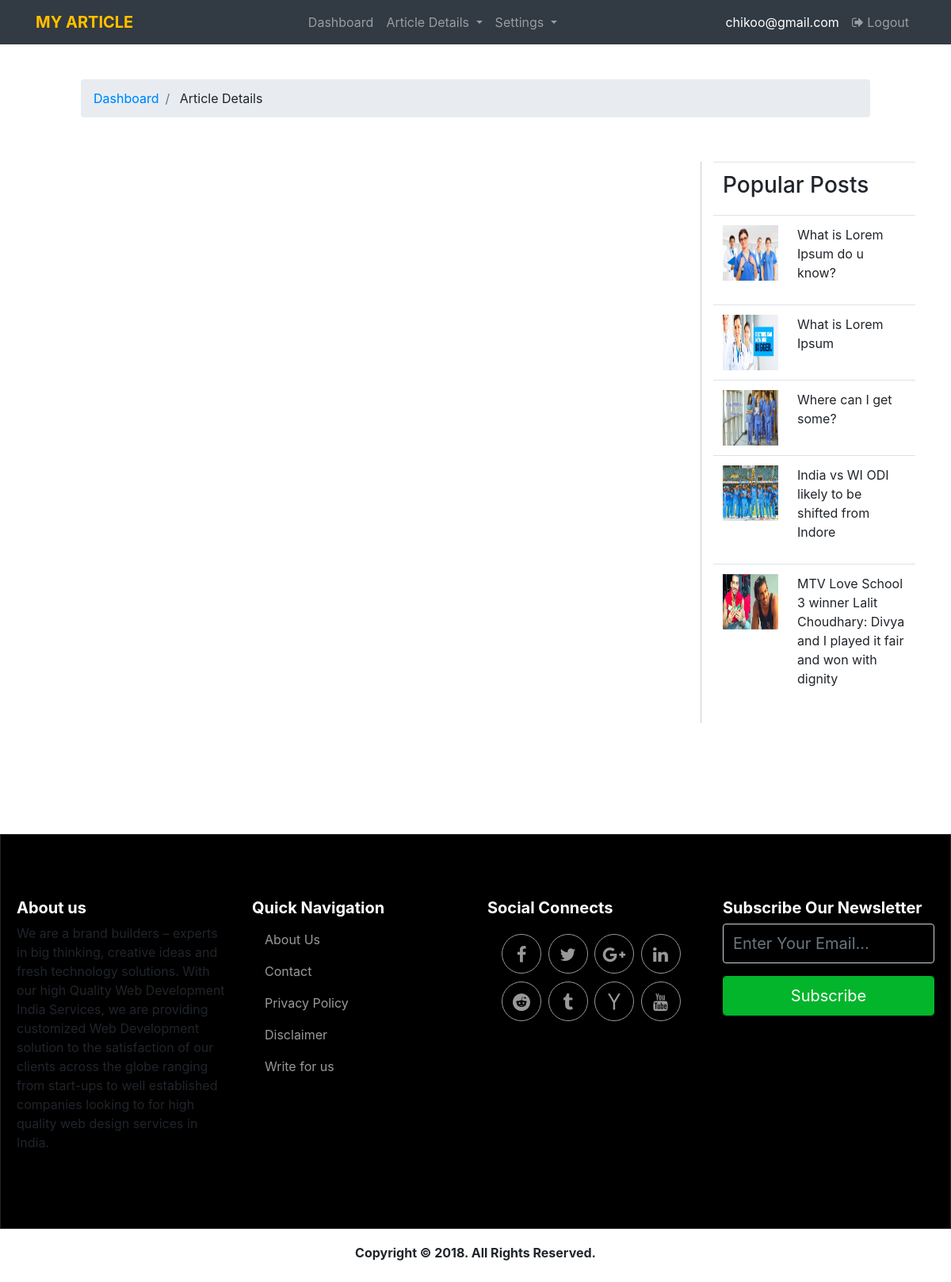
Page /show-all-article.php (signed in) on the committed database.
### tables this page shows
CREATE TABLE `article` (
  `id` int(5) NOT NULL,
  `name` varchar(100) NOT NULL,
  `description` longtext NOT NULL,
  `category` varchar(100) NOT NULL,
  `tag` varchar(100) NOT NULL,
  `img` varchar(50) NOT NULL,
  `email` varchar(100) NOT NULL,
  `mydate` varchar(50) NOT NULL
);

### show-all-article.php (the view, shortened to what this page needs)
<?php
include('user-header.php');
?>
<!doctype html>
<html>
<head>
</head>
<body>
	<div class="container-fluid" style="padding: 100px 0px;">
		<div class="container-fluid" style="padding: 0 102px;">
			<ul class="breadcrumb">
				<li class="breadcrumb-item">
					<a href="user-dashboard.php">Dashboard </a>
				</li>
				<li class="breadcrumb-item">
					<a class="active">Article Details</a>
				</li>
			</ul>
		</div>
<div class="container-fluid" style="padding: 40px 0px;">
	<div class="container" >
		<div class="row">
			<div class="col-md-9" style="border-right: 1px solid #ccc;">
			</div>
			<div class="col-md-3">
				<table class="table table-borderdless">
					<tr>
						<td colspan="2"><h3>Popular Posts</h3> </td>
					</tr>
					<?php
					$myquery = "select * from article";
					$resultset = mysqli_query($con, $myquery);
					while($rowset = mysqli_fetch_assoc($resultset))
					{
						?>
						<tr>
							<td><img src="<?php echo $rowset['img']; ?>" style="width: 70px; height: 70px;"></td>
							<td>
								<p><?php echo $rowset['name']; ?> </p>
							</td>
						</tr>
						<?php
					}
					?>
				</table>
			</div>
		</div>
	</div>
</div>
</div>
<?php
include('footer.php');
?>
</body>
</html>

### css/newstyle.css (style rules this page uses)
::placeholder { color: #fff; }

### rows in the picture
article: img (picture), name "What is Lorem Ipsum do u know?"
article: img (picture), name "What is Lorem Ipsum"
article: img (picture), name "Where can I get some?"
article: img (picture), name "India vs WI ODI likely to be shifted from Indore"
article: img (picture), name "MTV Love School 3 winner Lalit Choudhary: Divya and I played it fair and won with dignity"

### other values in the picture
$session "chikoo@gmail.com"
